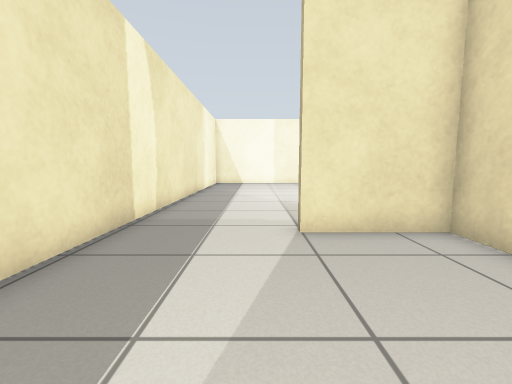
View 1 (above)

15 first-person views from a walk through a robot-simulator world made for Gazebo. The camera is 0.72 m above the floor, tilts 6° down and sees 90° across. The floor is counted in squares, 0.5 m on a side. Each view is taken from the middle of a square. On the plan, view 1 faces up. The plan holds only what a view shows up to about 13 squares ahead; the rest is blank. Simple patterns stand in for the simulator's built-in surfaces.

View 2
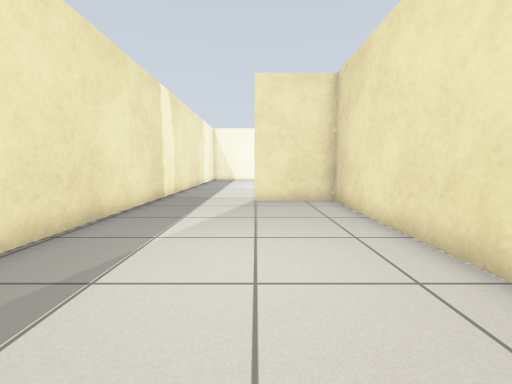

View 3
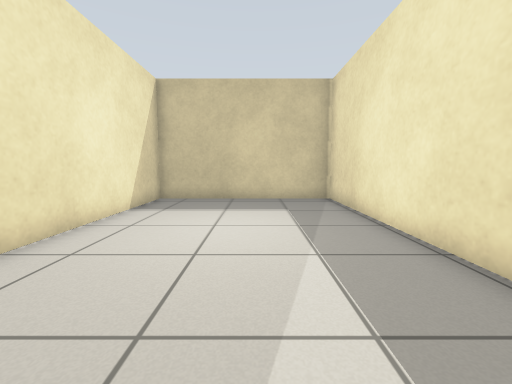

View 4
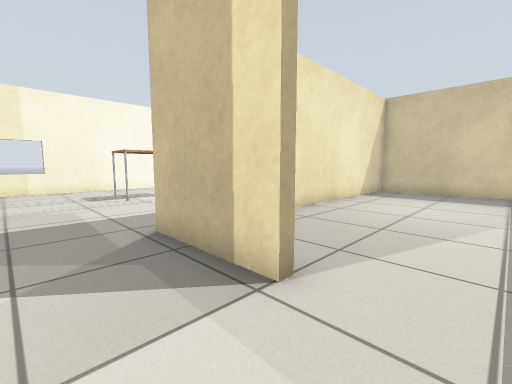

View 5
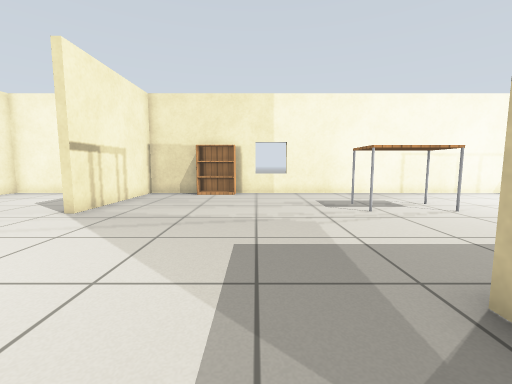

View 6
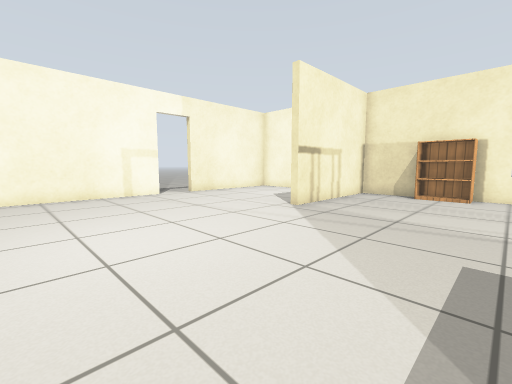

View 7
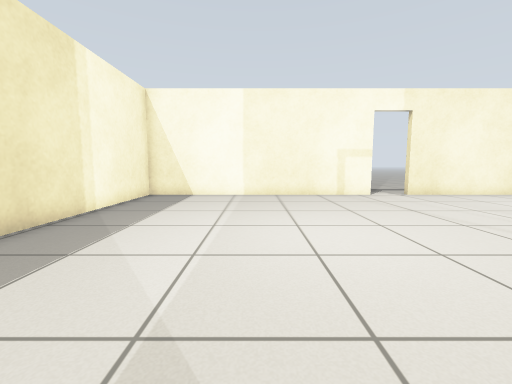

View 8
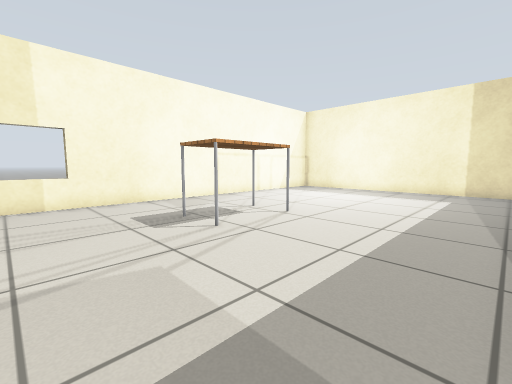

View 9
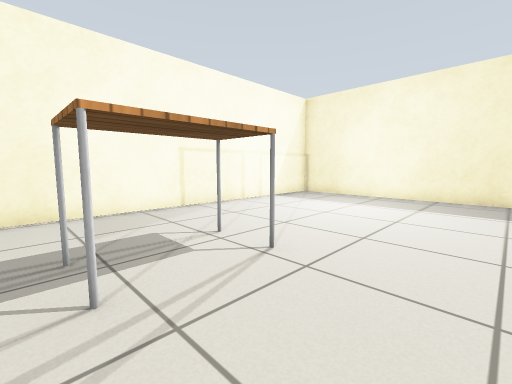

View 10
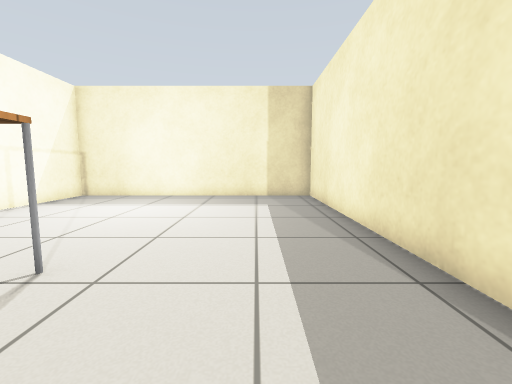

View 11
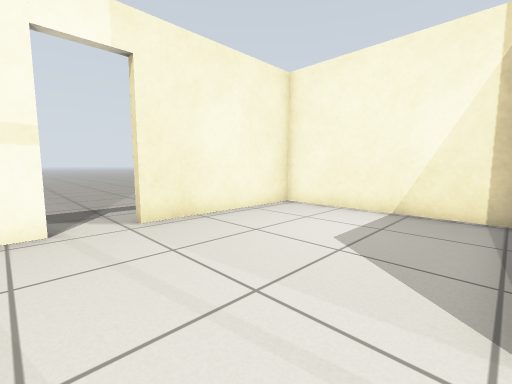

View 12
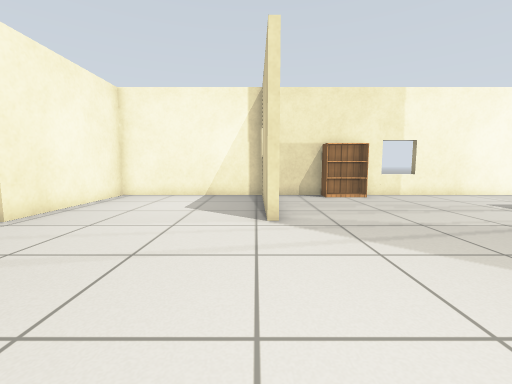

View 13
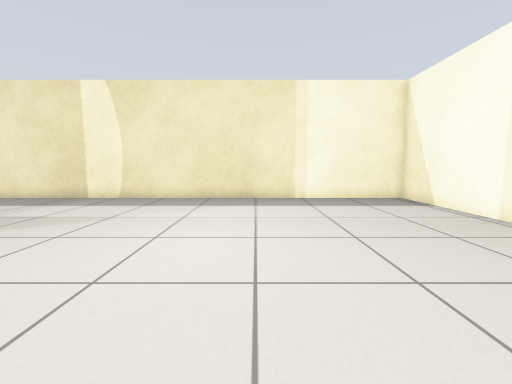

View 14
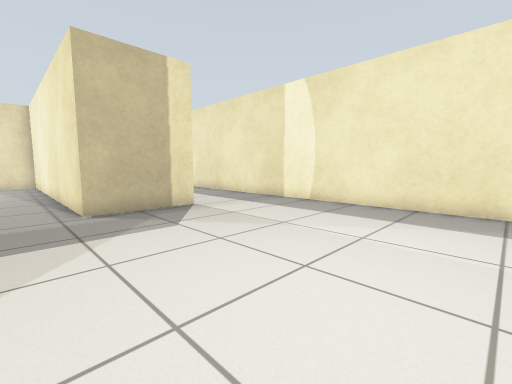

View 15
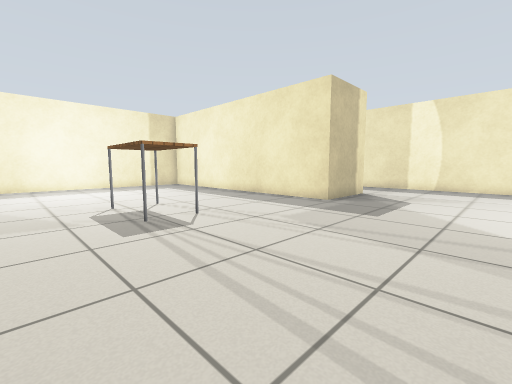

### Floor plan
Points are (right, up) in squares from view 1. A wall is a line through its corners. A room is listed if a view was taken in it or the views show most of it. See-through windows are left out.
Room 1 (views 1, 2, 3)
walls: (-3.2, 5.5) (-3.2, -7) (4.1, -7) (4.1, 5.4) (0.9, 5.4)
ways out: opening at (-1, 6) to room 2
Room 2 (views 4, 5, 6, 7, 8, 9, 10, 11, 12, 13, 14, 15)
walls: (9.5, 13.7) (15.2, 13.7) (15.2, 20.4) (9.4, 20.4); (0.9, 5.4) (0.9, 5.7) (4.4, 5.7) (4.4, -7) (15.2, -7) (15.2, 9.4); (15.2, 10.4) (15.2, 13.4) (9.5, 13.4); (7.6, 20.4) (-3.2, 20.4) (-3.2, 5.5)
ways out: opening at (-1, 6) to room 1; open door at (8.5, 20.5)
objects: table (10, 2) to (11, 4)

Where each view was taken, in squares from view 1:
view 1: 0 up, 0 right, facing up
view 2: 5 down, 1 right, facing up
view 3: 4 up, 0 right, facing down
view 4: 8 up, 1 left, facing down-right
view 5: 8 up, 2 right, facing right
view 6: 8 up, 2 right, facing up-right
view 7: 8 up, 2 right, facing up
view 8: 8 up, 5 right, facing down-right
view 9: 5 up, 7 right, facing down-right
view 10: 5 up, 7 right, facing down
view 11: 14 up, 7 right, facing up-right
view 12: 14 up, 3 right, facing right
view 13: 14 up, 8 right, facing left
view 14: 14 up, 6 right, facing down-left
view 15: 11 up, 14 right, facing down-left
